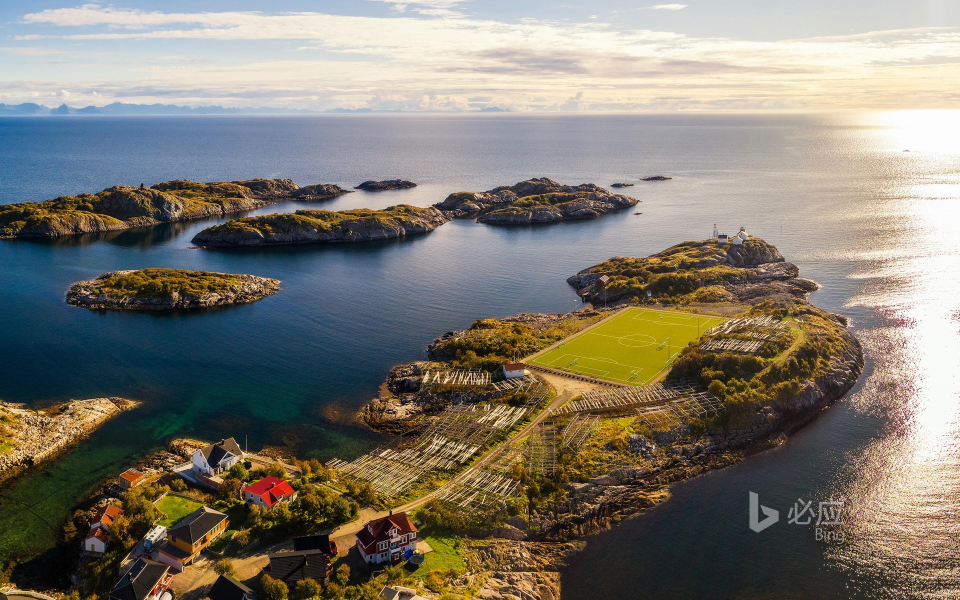
#> input picture BingWallpaper-2018-06-14.jpg, 1920 x 1200 px (shown at 1/2 size)
$ python opencv_3.py
#> lines starting #> are read from the running program, lines starting #| are printed output that depends on the picture
# -*- coding: utf-8 -*-
"""
Created on Sun Jun 17 16:18:19 2018

@author: tzhou
"""

import cv2

def main():
    img = cv2.imread('BingWallpaper-2018-06-14.jpg')
#> img is the input picture: shape (1200, 1920, 3); mean B, G, R 111.3, 122.3, 127.3

    img_200x200 = cv2.resize(img, (200, 200))
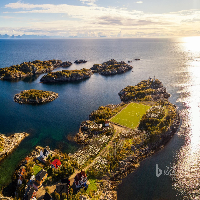
#> img_200x200: shape (200, 200, 3); mean B, G, R 111.3, 122.3, 127.3
    cv2.imwrite('200x200.jpg', img_200x200)

    img_half = cv2.resize(img, (0, 0 ), fx=0.5, fy=0.5,
                          interpolation=cv2.INTER_NEAREST)
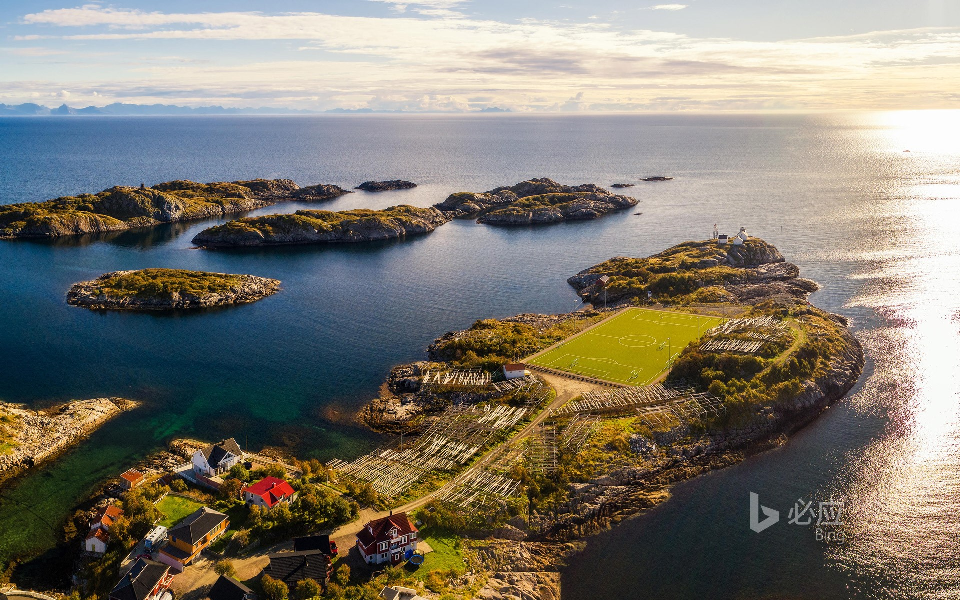
#> img_half: shape (600, 960, 3); mean B, G, R 111.4, 122.3, 127.3
    cv2.imwrite('half.jpg', img_half)
    print(img_half.shape)
#| (600, 960, 3)

    img_border = cv2.copyMakeBorder(img_half, 50, 50, 10, 10,
                                    cv2.BORDER_CONSTANT, value=(255, 255, 128))
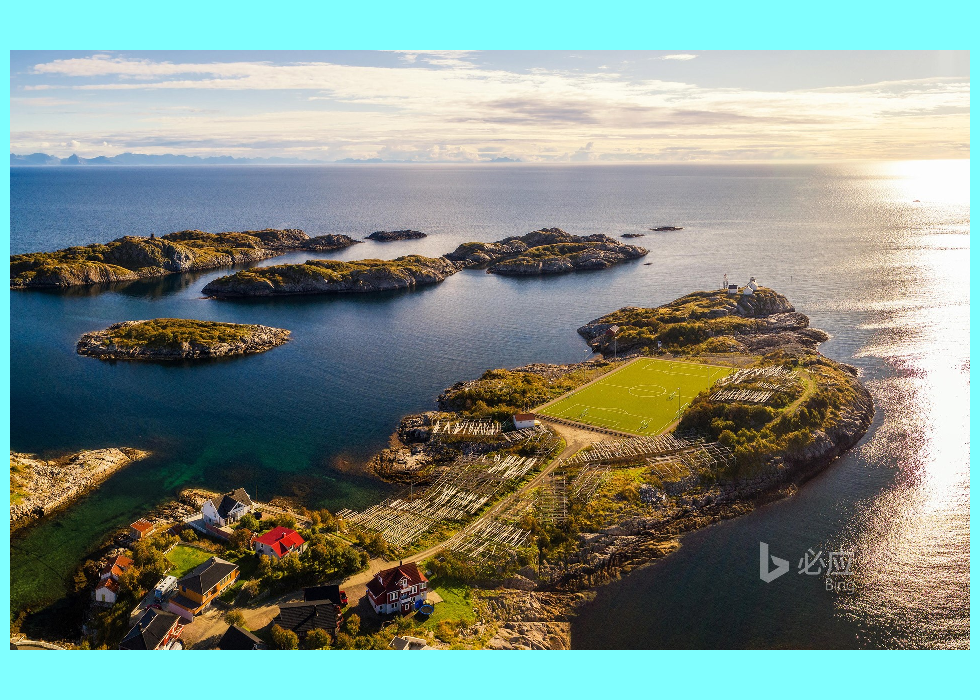
#> img_border: shape (700, 980, 3); mean B, G, R 134.4, 143.6, 127.4
    cv2.imwrite('border.jpg', img_border)

    patch_img = img[20: 450, -480:-10]
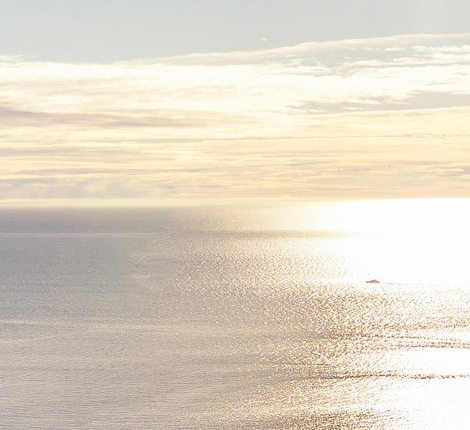
#> patch_img: shape (430, 470, 3); mean B, G, R 199.1, 214.9, 224.1
    cv2.imwrite('patch.jpg', patch_img)

if __name__ == '__main__':
    main()
